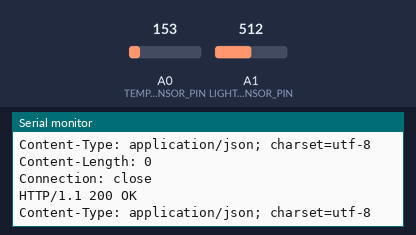
Bench run of a sketch on a simulated Arduino Uno, built with avr-gcc and run on an emulated ATmega328P. Parts: the last lines printed to the serial monitor. The inputs (shaded band) are chosen by the test bench; at power-on: A0 (TEMPSENSOR_PIN) = 153, A1 (LIGHTSENSOR_PIN) = 512. WiFi joins after 1.5 s; servers stay silent unless stated; uploads are accepted with an empty reply.

Above: at 3.2 s.
3.3 s: A0 (TEMPSENSOR_PIN) set to 165
At 4.2 s:
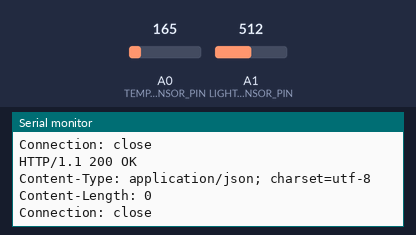
11.7 s: A1 (LIGHTSENSOR_PIN) set to 716
At 13.7 s:
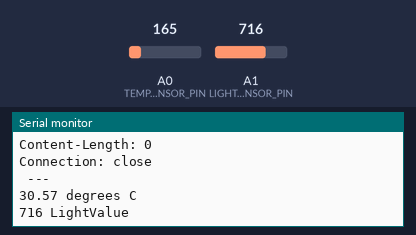
20.1 s: A0 (TEMPSENSOR_PIN) set to 175
At 24.9 s:
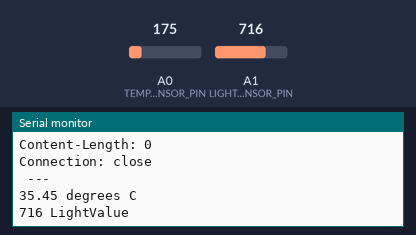
28.5 s: A1 (LIGHTSENSOR_PIN) set to 900
At 36.1 s:
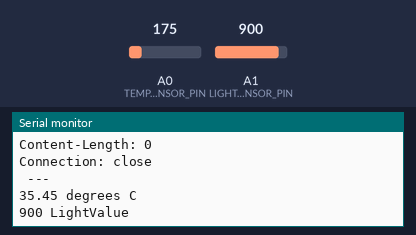
Timing chart, 0 to 37.6 s (numbered marks = the images above; inputs shaded):
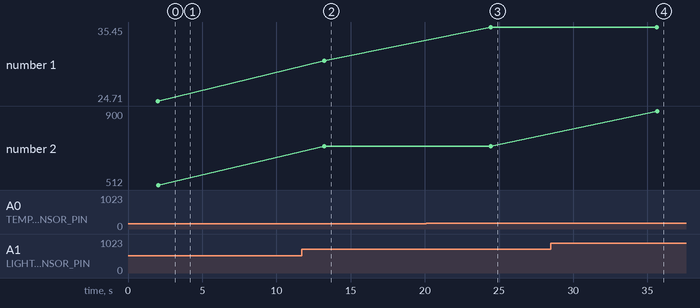

Measured:
- after the input at 11.7 s, the serial monitor: prints a new line after 1.5 s (image 2)
- after the input at 20.1 s, the serial monitor: prints a new line after 4.3 s (image 3)
- after the input at 28.5 s, the serial monitor: prints a new line after 7.2 s (image 4)
- plotted number 1: 30.57 → 35.45 after the input at 20.1 s
- plotted number 2: 512 → 716 after the input at 11.7 s, 716 → 900 after the input at 28.5 s

The sketch:

homecontrol_tempnlight_sensor.ino
```cpp
#include <Ethernet.h>
#include <SPI.h>
#include <MemoryFree.h>

#define TEMPSENSOR_PIN A0    // light sensor output
#define LIGHTSENSOR_PIN A1    // light sensor output

int result = 0;              // How many times has the motion sensor tripped?
int lastTime = 0;            // timestamp letzter Durchlauf
int duration = 10000;        // Dauer eines Durchlaufs

long tempSensorId = 37641;
long lightSensorId = 37642;

byte pi_adress[] =  {192, 168, 1, 98};

unsigned char _mac[]  = {0xDF, 0x8D, 0xCB, 0x37, 0xC4, 0xED  };
unsigned char _ip[]   = { 192, 168, 1, 37 };
unsigned char _dns[]  = { 192, 168, 1, 1  };
unsigned char _gate[] = { 192, 168, 1, 1  };
unsigned char _mask[] = { 255, 255, 255, 0  };

// Variablen für Netzwerkdienste
EthernetClient interfaceClient;

const int  MAX_BUFFER_LEN           = 80; // max characters in page name/parameter
char       buffer[MAX_BUFFER_LEN+1]; // additional character for terminating null


/**
 *
 */
void setup()
{
  Serial.begin(9600);          // Ready the unit for 9600 baud serial communication with the Arduino (Serial Monitor).
  delay(1000);

  pinMode(TEMPSENSOR_PIN, INPUT);     // Set Button as digital Input
  pinMode(LIGHTSENSOR_PIN, INPUT);     // Set Button as digital Input

  while(!Serial){
  }

  // Netzwerk initialisieren
  Ethernet.begin(_mac, _ip, _dns, _gate, _mask);

  Serial.println("HomeControl - Licht Sensor v1");
  Serial.println();

  delay(1000);
}

/**
 *
 */
void loop(){
  int time = millis();
  while ((lastTime+duration) > time ) {
  Serial.println(" --- ");
  int reading = analogRead(TEMPSENSOR_PIN);
  int lightsensorValue =  analogRead(LIGHTSENSOR_PIN);
  float voltage = reading * 5.0;
  voltage /= 1024.0;


  float temperatureC = (voltage - 0.5) * 100 ;  //converting from 10 mv per degree wit 500 mV offset
                                               //to degrees ((voltage - 500mV) times 100)
  Serial.print(temperatureC); Serial.println(" degrees C");
  Serial.print(lightsensorValue); Serial.println(" LightValue");

  // ----------------
        if (interfaceClient.connect(pi_adress, 80)) {
          delay(300);
          interfaceClient.print("GET /signalInput.php?sensorId=");
          interfaceClient.print(lightSensorId);
          interfaceClient.print("&sensorWert=");
          interfaceClient.print(lightsensorValue);
          interfaceClient.println(" HTTP/1.1");
          interfaceClient.println("Host: 192.168.1.98");
          interfaceClient.println("Connection: close");
          interfaceClient.println();

          unsigned long startTime = millis();
          while (!interfaceClient.available() && (millis() - startTime ) < 5000) {
          }

          while (interfaceClient.available()) {
            char c = interfaceClient.read();
            Serial.print(c);
          }

          if (interfaceClient.connected()) {
            Serial.println("disconnecting.");
            interfaceClient.stop();
          }

        } else {
          Serial.println("PI - Connection Error!!!");
        }

        if (interfaceClient.connect(pi_adress, 80)) {
          delay(300);
          interfaceClient.print("GET /signalInput.php?sensorId=");
          interfaceClient.print(tempSensorId);
          interfaceClient.print("&sensorWert=");
          interfaceClient.print(temperatureC);
          interfaceClient.println(" HTTP/1.1");
          interfaceClient.println("Host: 192.168.1.98");
          interfaceClient.println("Connection: close");
          interfaceClient.println();


          unsigned long startTime = millis();
          while (!interfaceClient.available() && (millis() - startTime ) < 5000) {
          }

          while (interfaceClient.available()) {
            char c = interfaceClient.read();
            Serial.print(c);
          }

          if (interfaceClient.connected()) {
            Serial.println("disconnecting.");
            interfaceClient.stop();
          }
// ----------------

        } else {
          Serial.println("PI - Connection Error!!!");
        }


        delay(duration);


  }
  lastTime = time;
}
```
